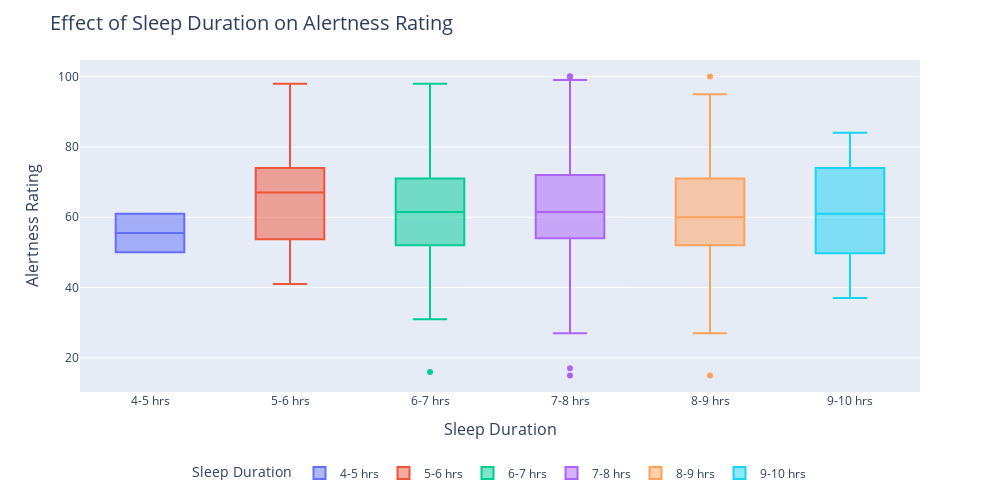

Here is the notebook cell this chart was saved with:
### Code cell
'''This plot shows the effect of average alertness wrt the avg sleep duration of a person.
    We can see that there is no direct effect of longer sleep duration on alertness.
    It  also dependant on the time of sleep (sleep_on_set hr as if a person sleeps late, 
    the sleep efficiency becomes low. so for the same amount of sleep duration the 
    effective time of sleep reduces.'''

merged_df['sleep_duration'] = pd.cut(merged_df['sleep_period_time'], bins=[4, 5, 6, 7, 8, 9, 10], 
                                     labels=['4-5 hrs', '5-6 hrs', '6-7 hrs', '7-8 hrs', '8-9 hrs', '9-10 hrs'])

fig = px.box(merged_df, x='sleep_duration', y='alertness_rating', color='sleep_duration', 
             category_orders={'sleep_duration': ['4-5 hrs', '5-6 hrs', '6-7 hrs', '7-8 hrs', '8-9 hrs', '9-10 hrs']})

fig.update_layout(
    title=dict(text='Effect of Sleep Duration on Alertness Rating', font=dict(size=20)),  
    xaxis=dict(title=dict(text='Sleep Duration', font=dict(size=16)), tickfont=dict(size=12)),  
    yaxis=dict(title=dict(text='Alertness Rating', font=dict(size=16)), tickfont=dict(size=12)), 
    legend=dict(
        title=dict(text='Sleep Duration', font=dict(size=14)),  
        font=dict(size=12),  
        orientation="h",  
        x=0.5,
        xanchor="center",
        y=-0.2
    ),
    width=1000,  
    height=500  
)


fig.show()

### Figure 1 — Plotly figure (JSON) as saved in the notebook; plotly's stock layout.template omitted (floating-point values rounded to 4 significant figures; data arrays with more than 128 entries replaced by an {"elided": "..."} marker saying what was removed)
{"data": [{"alignmentgroup": "True", "hovertemplate": "sleep_duration=%{x}<br>alertness_rating=%{y}<extra></extra>", "legendgroup": "4-5 hrs", "marker": {"color": "#636efa"}, "name": "4-5 hrs", "notched": false, "offsetgroup": "4-5 hrs", "orientation": "v", "showlegend": true, "type": "box", "x": ["4-5 hrs", "4-5 hrs"], "x0": " ", "xaxis": "x", "y": [50, 61], "y0": " ", "yaxis": "y"}, {"alignmentgroup": "True", "hovertemplate": "sleep_duration=%{x}<br>alertness_rating=%{y}<extra></extra>", "legendgroup": "5-6 hrs", "marker": {"color": "#EF553B"}, "name": "5-6 hrs", "notched": false, "offsetgroup": "5-6 hrs", "orientation": "v", "showlegend": true, "type": "box", "x": ["5-6 hrs", "5-6 hrs", "5-6 hrs", "5-6 hrs", "5-6 hrs", "5-6 hrs", "5-6 hrs", "5-6 hrs", "5-6 hrs", "5-6 hrs", "5-6 hrs", "5-6 hrs", "5-6 hrs", "5-6 hrs", "5-6 hrs", "5-6 hrs", "5-6 hrs", "5-6 hrs", "5-6 hrs", "5-6 hrs", "5-6 hrs", "5-6 hrs", "5-6 hrs", "5-6 hrs", "5-6 hrs"], "x0": " ", "xaxis": "x", "y": [74, 74, 65, 56, 59, 90, 68, 80, 71, 41, 67, 42, 50, 54, 69, 46, 89, 82, 50, 66, 98, 53, 70, 74, 55], "y0": " ", "yaxis": "y"}, {"alignmentgroup": "True", "hovertemplate": "sleep_duration=%{x}<br>alertness_rating=%{y}<extra></extra>", "legendgroup": "6-7 hrs", "marker": {"color": "#00cc96"}, "name": "6-7 hrs", "notched": false, "offsetgroup": "6-7 hrs", "orientation": "v", "showlegend": true, "type": "box", "x": ["6-7 hrs", "6-7 hrs", "6-7 hrs", "6-7 hrs", "6-7 hrs", "6-7 hrs", "6-7 hrs", "6-7 hrs", "6-7 hrs", "6-7 hrs", "6-7 hrs", "6-7 hrs", "6-7 hrs", "6-7 hrs", "6-7 hrs", "6-7 hrs", "6-7 hrs", "6-7 hrs", "6-7 hrs", "6-7 hrs", "6-7 hrs", "6-7 hrs", "6-7 hrs", "6-7 hrs", "6-7 hrs", "6-7 hrs", "6-7 hrs", "6-7 hrs", "6-7 hrs", "6-7 hrs", "6-7 hrs", "6-7 hrs", "6-7 hrs", "6-7 hrs", "6-7 hrs", "6-7 hrs", "6-7 hrs", "6-7 hrs", "6-7 hrs", "6-7 hrs", "6-7 hrs", "6-7 hrs", "6-7 hrs", "6-7 hrs", "6-7 hrs", "6-7 hrs", "6-7 hrs", "6-7 hrs", "6-7 hrs", "6-7 hrs", "6-7 hrs", "6-7 hrs", "6-7 hrs", "6-7 hrs", "6-7 hrs", "6-7 hrs", "6-7 hrs", "6-7 hrs", "6-7 hrs", "6-7 hrs", "6-7 hrs", "6-7 hrs", "6-7 hrs", "6-7 hrs", "6-7 hrs", "6-7 hrs", "6-7 hrs", "6-7 hrs", "6-7 hrs", "6-7 hrs", "6-7 hrs", "6-7 hrs", "6-7 hrs", "6-7 hrs", "6-7 hrs", "6-7 hrs", "6-7 hrs", "6-7 hrs", "6-7 hrs", "6-7 hrs", "6-7 hrs", "6-7 hrs", "6-7 hrs", "6-7 hrs", "6-7 hrs", "6-7 hrs", "6-7 hrs", "6-7 hrs", "6-7 hrs", "6-7 hrs", "6-7 hrs", "6-7 hrs", "6-7 hrs", "6-7 hrs", "6-7 hrs", "6-7 hrs", "6-7 hrs", "6-7 hrs", "6-7 hrs", "6-7 hrs", "6-7 hrs", "6-7 hrs", "6-7 hrs", "6-7 hrs", "6-7 hrs", "6-7 hrs", "6-7 hrs", "6-7 hrs", "6-7 hrs", "6-7 hrs", "6-7 hrs", "6-7 hrs", "6-7 hrs", "6-7 hrs", "6-7 hrs", "6-7 hrs", "6-7 hrs", "6-7 hrs", "6-7 hrs", "6-7 hrs"], "x0": " ", "xaxis": "x", "y": [31, 49, 53, 50, 81, 52, 78, 68, 67, 57, 42, 74, 73, 50, 77, 39, 49, 82, 90, 47, 72, 62, 67, 71, 73, 63, 75, 68, 67, 63, 84, 64, 63, 53, 76, 57, 85, 70, 50, 91, 40, 54, 61, 48, 85, 59, 54, 78, 49, 58, 61, 48, 35, 64, 52, 70, 70, 51, 68, 16, 50, 51, 68, 85, 78, 96, 50, 61, 43, 60, 53, 53, 68, 52, 67, 46, 55, 58, 55, 66, 50, 46, 49, 59, 57, 59, 81, 68, 69, 61, 68, 62, 86, 60, 78, 52, 60, 69, 71, 69, 36, 77, 52, 60, 47, 71, 67, 87, 79, 59, 41, 98, 54, 67, 83, 79, 69, 49, 69, 51], "y0": " ", "yaxis": "y"}, {"alignmentgroup": "True", "hovertemplate": "sleep_duration=%{x}<br>alertness_rating=%{y}<extra></extra>", "legendgroup": "7-8 hrs", "marker": {"color": "#ab63fa"}, "name": "7-8 hrs", "notched": false, "offsetgroup": "7-8 hrs", "orientation": "v", "showlegend": true, "type": "box", "x": {"elided": "400 str values"}, "x0": " ", "xaxis": "x", "y": {"elided": "400 int values"}, "y0": " ", "yaxis": "y"}, {"alignmentgroup": "True", "hovertemplate": "sleep_duration=%{x}<br>alertness_rating=%{y}<extra></extra>", "legendgroup": "8-9 hrs", "marker": {"color": "#FFA15A"}, "name": "8-9 hrs", "notched": false, "offsetgroup": "8-9 hrs", "orientation": "v", "showlegend": true, "type": "box", "x": {"elided": "252 str values"}, "x0": " ", "xaxis": "x", "y": {"elided": "252 int values"}, "y0": " ", "yaxis": "y"}, {"alignmentgroup": "True", "hovertemplate": "sleep_duration=%{x}<br>alertness_rating=%{y}<extra></extra>", "legendgroup": "9-10 hrs", "marker": {"color": "#19d3f3"}, "name": "9-10 hrs", "notched": false, "offsetgroup": "9-10 hrs", "orientation": "v", "showlegend": true, "type": "box", "x": ["9-10 hrs", "9-10 hrs", "9-10 hrs", "9-10 hrs", "9-10 hrs", "9-10 hrs", "9-10 hrs", "9-10 hrs", "9-10 hrs", "9-10 hrs", "9-10 hrs", "9-10 hrs", "9-10 hrs", "9-10 hrs", "9-10 hrs", "9-10 hrs", "9-10 hrs", "9-10 hrs", "9-10 hrs", "9-10 hrs", "9-10 hrs", "9-10 hrs", "9-10 hrs", "9-10 hrs", "9-10 hrs", "9-10 hrs", "9-10 hrs", "9-10 hrs", "9-10 hrs", "9-10 hrs", "9-10 hrs", "9-10 hrs", "9-10 hrs"], "x0": " ", "xaxis": "x", "y": [74, 77, 57, 71, 77, 66, 49, 75, 45, 49, 52, 44, 84, 64, 82, 53, 58, 49, 50, 48, 49, 84, 71, 51, 70, 64, 37, 61, 53, 69, 80, 74, 55], "y0": " ", "yaxis": "y"}], "layout": {"boxmode": "overlay", "height": 500, "legend": {"font": {"size": 12}, "orientation": "h", "title": {"font": {"size": 14}, "text": "Sleep Duration"}, "tracegroupgap": 0, "x": 0.5, "xanchor": "center", "y": -0.2}, "margin": {"t": 60}, "title": {"font": {"size": 20}, "text": "Effect of Sleep Duration on Alertness Rating"}, "width": 1000, "xaxis": {"anchor": "y", "categoryarray": ["4-5 hrs", "5-6 hrs", "6-7 hrs", "7-8 hrs", "8-9 hrs", "9-10 hrs"], "categoryorder": "array", "domain": [0, 1], "tickfont": {"size": 12}, "title": {"font": {"size": 16}, "text": "Sleep Duration"}}, "yaxis": {"anchor": "x", "domain": [0, 1], "tickfont": {"size": 12}, "title": {"font": {"size": 16}, "text": "Alertness Rating"}}}}
